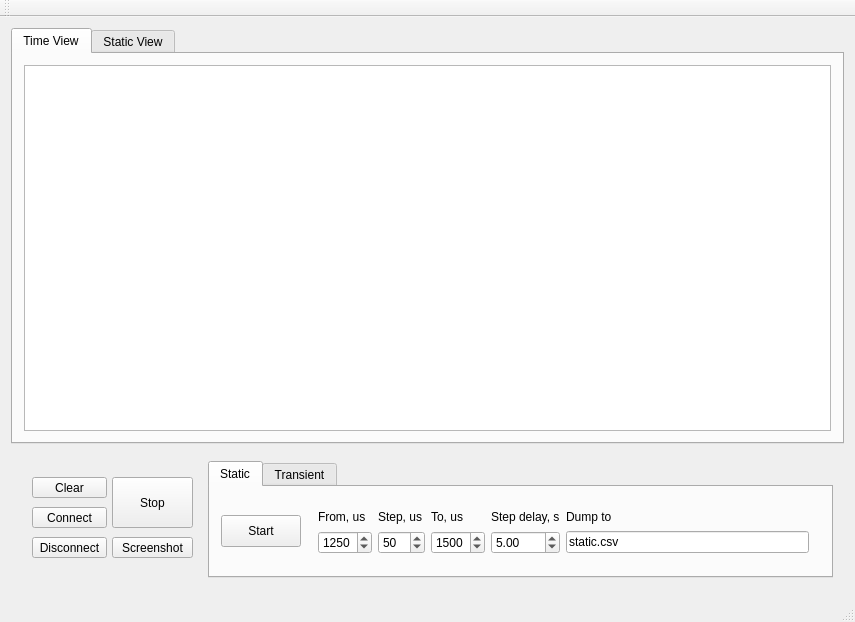
<?xml version="1.0" encoding="UTF-8"?>
<ui version="4.0">
 <class>MainWindow</class>
 <widget class="QMainWindow" name="MainWindow">
  <property name="geometry">
   <rect>
    <x>0</x>
    <y>0</y>
    <width>855</width>
    <height>622</height>
   </rect>
  </property>
  <property name="windowTitle">
   <string>MainWindow</string>
  </property>
  <widget class="QWidget" name="centralWidget">
   <layout class="QVBoxLayout" name="verticalLayout">
    <item>
     <widget class="QTabWidget" name="chartsTabWidget">
      <property name="currentIndex">
       <number>0</number>
      </property>
      <widget class="QWidget" name="timeTab">
       <attribute name="title">
        <string>Time View</string>
       </attribute>
       <layout class="QHBoxLayout" name="horizontalLayout_2">
        <item>
         <widget class="QChartView" name="graphicsView">
          <property name="sizePolicy">
           <sizepolicy hsizetype="Preferred" vsizetype="Preferred">
            <horstretch>0</horstretch>
            <verstretch>0</verstretch>
           </sizepolicy>
          </property>
         </widget>
        </item>
       </layout>
      </widget>
      <widget class="QWidget" name="staticTab">
       <attribute name="title">
        <string>Static View</string>
       </attribute>
       <layout class="QHBoxLayout" name="horizontalLayout_3">
        <item>
         <widget class="QChartView" name="staticView"/>
        </item>
       </layout>
      </widget>
     </widget>
    </item>
    <item>
     <widget class="QWidget" name="widget" native="true">
      <layout class="QHBoxLayout" name="horizontalLayout">
       <item>
        <widget class="QWidget" name="widget_2" native="true">
         <property name="sizePolicy">
          <sizepolicy hsizetype="Preferred" vsizetype="Fixed">
           <horstretch>0</horstretch>
           <verstretch>0</verstretch>
          </sizepolicy>
         </property>
         <property name="minimumSize">
          <size>
           <width>180</width>
           <height>104</height>
          </size>
         </property>
         <property name="baseSize">
          <size>
           <width>0</width>
           <height>20</height>
          </size>
         </property>
         <widget class="QPushButton" name="pushButton">
          <property name="geometry">
           <rect>
            <x>10</x>
            <y>40</y>
            <width>75</width>
            <height>21</height>
           </rect>
          </property>
          <property name="text">
           <string>Connect</string>
          </property>
         </widget>
         <widget class="QPushButton" name="pushButton_2">
          <property name="geometry">
           <rect>
            <x>10</x>
            <y>70</y>
            <width>75</width>
            <height>21</height>
           </rect>
          </property>
          <property name="text">
           <string>Disconnect</string>
          </property>
         </widget>
         <widget class="QPushButton" name="buttonStop">
          <property name="geometry">
           <rect>
            <x>90</x>
            <y>10</y>
            <width>81</width>
            <height>51</height>
           </rect>
          </property>
          <property name="text">
           <string>Stop</string>
          </property>
         </widget>
         <widget class="QPushButton" name="pushButton_5">
          <property name="geometry">
           <rect>
            <x>10</x>
            <y>10</y>
            <width>75</width>
            <height>21</height>
           </rect>
          </property>
          <property name="text">
           <string>Clear</string>
          </property>
         </widget>
         <widget class="QPushButton" name="screenshotButton">
          <property name="geometry">
           <rect>
            <x>90</x>
            <y>70</y>
            <width>81</width>
            <height>21</height>
           </rect>
          </property>
          <property name="text">
           <string>Screenshot</string>
          </property>
         </widget>
        </widget>
       </item>
       <item>
        <widget class="QTabWidget" name="tabWidget_2">
         <property name="sizePolicy">
          <sizepolicy hsizetype="Expanding" vsizetype="Fixed">
           <horstretch>0</horstretch>
           <verstretch>0</verstretch>
          </sizepolicy>
         </property>
         <property name="minimumSize">
          <size>
           <width>0</width>
           <height>104</height>
          </size>
         </property>
         <property name="currentIndex">
          <number>0</number>
         </property>
         <widget class="QWidget" name="tab">
          <attribute name="title">
           <string>Static</string>
          </attribute>
          <layout class="QHBoxLayout" name="horizontalLayout_4">
           <item>
            <widget class="QPushButton" name="pushButton_6">
             <property name="sizePolicy">
              <sizepolicy hsizetype="Fixed" vsizetype="Fixed">
               <horstretch>0</horstretch>
               <verstretch>0</verstretch>
              </sizepolicy>
             </property>
             <property name="minimumSize">
              <size>
               <width>0</width>
               <height>32</height>
              </size>
             </property>
             <property name="text">
              <string>Start</string>
             </property>
            </widget>
           </item>
           <item>
            <widget class="QWidget" name="widget_3" native="true">
             <layout class="QGridLayout" name="gridLayout">
              <item row="0" column="0">
               <widget class="QLabel" name="label_5">
                <property name="text">
                 <string>From, us</string>
                </property>
               </widget>
              </item>
              <item row="0" column="1">
               <widget class="QLabel" name="label_6">
                <property name="text">
                 <string>Step, us</string>
                </property>
               </widget>
              </item>
              <item row="0" column="2">
               <widget class="QLabel" name="label_8">
                <property name="text">
                 <string>To, us</string>
                </property>
               </widget>
              </item>
              <item row="0" column="3">
               <widget class="QLabel" name="label_7">
                <property name="text">
                 <string>Step delay, s</string>
                </property>
               </widget>
              </item>
              <item row="0" column="4">
               <widget class="QLabel" name="label_9">
                <property name="text">
                 <string>Dump to</string>
                </property>
               </widget>
              </item>
              <item row="1" column="0">
               <widget class="QSpinBox" name="sbStaticFrom">
                <property name="minimum">
                 <number>1000</number>
                </property>
                <property name="maximum">
                 <number>2200</number>
                </property>
                <property name="singleStep">
                 <number>10</number>
                </property>
                <property name="value">
                 <number>1250</number>
                </property>
               </widget>
              </item>
              <item row="1" column="1">
               <widget class="QSpinBox" name="sbStaticStep">
                <property name="minimum">
                 <number>10</number>
                </property>
                <property name="maximum">
                 <number>500</number>
                </property>
                <property name="singleStep">
                 <number>10</number>
                </property>
                <property name="value">
                 <number>50</number>
                </property>
               </widget>
              </item>
              <item row="1" column="2">
               <widget class="QSpinBox" name="sbStaticTo">
                <property name="minimum">
                 <number>1000</number>
                </property>
                <property name="maximum">
                 <number>2200</number>
                </property>
                <property name="singleStep">
                 <number>10</number>
                </property>
                <property name="value">
                 <number>1500</number>
                </property>
               </widget>
              </item>
              <item row="1" column="3">
               <widget class="QDoubleSpinBox" name="sbStaticDelay">
                <property name="maximum">
                 <double>10.000000000000000</double>
                </property>
                <property name="singleStep">
                 <double>0.100000000000000</double>
                </property>
                <property name="value">
                 <double>5.000000000000000</double>
                </property>
               </widget>
              </item>
              <item row="1" column="4">
               <widget class="QLineEdit" name="staticDumpEdit">
                <property name="text">
                 <string>static.csv</string>
                </property>
               </widget>
              </item>
             </layout>
            </widget>
           </item>
          </layout>
         </widget>
         <widget class="QWidget" name="tab_2">
          <attribute name="title">
           <string>Transient</string>
          </attribute>
          <widget class="QDoubleSpinBox" name="doubleSpinBox_2">
           <property name="geometry">
            <rect>
             <x>280</x>
             <y>30</y>
             <width>62</width>
             <height>22</height>
            </rect>
           </property>
          </widget>
          <widget class="QLabel" name="label_2">
           <property name="geometry">
            <rect>
             <x>150</x>
             <y>10</y>
             <width>47</width>
             <height>13</height>
            </rect>
           </property>
           <property name="text">
            <string>Delay, s</string>
           </property>
          </widget>
          <widget class="QLabel" name="label">
           <property name="geometry">
            <rect>
             <x>90</x>
             <y>10</y>
             <width>47</width>
             <height>13</height>
            </rect>
           </property>
           <property name="text">
            <string>From, us</string>
           </property>
          </widget>
          <widget class="QDoubleSpinBox" name="doubleSpinBox">
           <property name="geometry">
            <rect>
             <x>150</x>
             <y>30</y>
             <width>62</width>
             <height>22</height>
            </rect>
           </property>
          </widget>
          <widget class="QLabel" name="label_3">
           <property name="geometry">
            <rect>
             <x>220</x>
             <y>10</y>
             <width>47</width>
             <height>13</height>
            </rect>
           </property>
           <property name="text">
            <string>To, us</string>
           </property>
          </widget>
          <widget class="QPushButton" name="pushButton_3">
           <property name="geometry">
            <rect>
             <x>10</x>
             <y>10</y>
             <width>75</width>
             <height>41</height>
            </rect>
           </property>
           <property name="text">
            <string>Transient</string>
           </property>
          </widget>
          <widget class="QSpinBox" name="spinBox_2">
           <property name="geometry">
            <rect>
             <x>220</x>
             <y>30</y>
             <width>51</width>
             <height>22</height>
            </rect>
           </property>
          </widget>
          <widget class="QLabel" name="label_4">
           <property name="geometry">
            <rect>
             <x>280</x>
             <y>10</y>
             <width>47</width>
             <height>13</height>
            </rect>
           </property>
           <property name="text">
            <string>Delay, s</string>
           </property>
          </widget>
          <widget class="QSpinBox" name="spinBox">
           <property name="geometry">
            <rect>
             <x>90</x>
             <y>30</y>
             <width>51</width>
             <height>22</height>
            </rect>
           </property>
          </widget>
         </widget>
        </widget>
       </item>
      </layout>
     </widget>
    </item>
   </layout>
  </widget>
  <widget class="QMenuBar" name="menuBar">
   <property name="geometry">
    <rect>
     <x>0</x>
     <y>0</y>
     <width>855</width>
     <height>21</height>
    </rect>
   </property>
  </widget>
  <widget class="QToolBar" name="mainToolBar">
   <attribute name="toolBarArea">
    <enum>TopToolBarArea</enum>
   </attribute>
   <attribute name="toolBarBreak">
    <bool>false</bool>
   </attribute>
  </widget>
  <widget class="QStatusBar" name="statusBar"/>
 </widget>
 <layoutdefault spacing="6" margin="11"/>
 <customwidgets>
  <customwidget>
   <class>QChartView</class>
   <extends>QGraphicsView</extends>
   <header>QtCharts</header>
  </customwidget>
 </customwidgets>
 <resources/>
 <connections/>
</ui>
